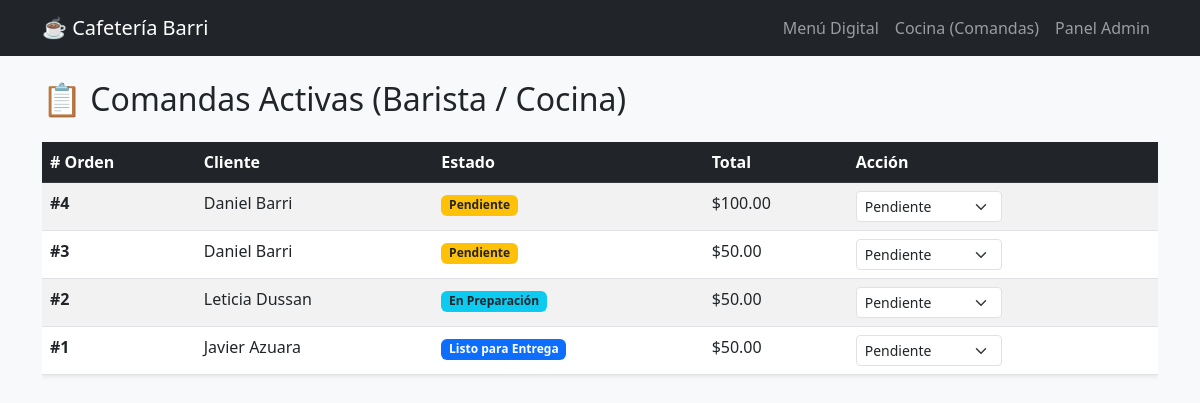
The page /cocina/ (signed in) on the database its author committed.
### pedidos/models.py (models this page shows, shortened)
class Pedido(models.Model):
    ESTADOS = [
        ('PENDIENTE', 'Pendiente'),
        ('EN_PREPARACION', 'En Preparación'),
        ('LISTO', 'Listo para Entrega'),
        ('ENTREGADO', 'Entregado'),
    ]
    cliente_nombre = models.CharField(max_length=100)
    producto = models.ForeignKey(Producto, on_delete=models.CASCADE, related_name='pedidos', null=True, blank=True)
    fecha = models.DateTimeField(auto_now_add=True)
    estado = models.CharField(max_length=15, choices=ESTADOS, default='PENDIENTE')
    total = models.DecimalField(max_digits=8, decimal_places=2, default=0.00)

### pedidos/views.py (the view)
# urls.py: path('cocina/', views.cocina_view, name='cocina'),
@login_required
@user_passes_test(es_cocina, login_url='/admin/login/')
def cocina_view(request):
    pedidos = PedidoDAO.obtener_todos()
    return render(request, 'mainvista/cocina.html', {'pedidos': pedidos})

### pedidos/dao/cafeteria_dao.py (called while the page is built)
    @staticmethod
    def obtener_todos() -> List[Pedido]:
        return Pedido.objects.all().order_by('-fecha')

### pedidos/views.py (called while the page is built)
def es_cocina(user):
    return user.is_authenticated and (user.groups.filter(name='Cocina').exists() or user.is_superuser)

### pedidos/templates/mainvista/cocina.html (shortened to what this page needs)
{% extends 'mainvista/base.html' %} {% block content %}
<h2 class="mb-4">📋 Comandas Activas (Barista / Cocina)</h2>
<div class="table-responsive">
    <table class="table table-striped table-hover bg-white shadow-sm">
        <thead class="table-dark">
            <tr>
                <th># Orden</th>
                <th>Cliente</th>
                <th>Estado</th>
                <th>Total</th>
                <th>Acción</th>
            </tr>
        </thead>
        <tbody>
            {% for pedido in pedidos %}
            <tr>
                <td><strong>#{{ pedido.id }}</strong></td>
                <td>{{ pedido.cliente_nombre }}</td>
                <td>
                    <span
                        class="badge {% if pedido.estado == 'PENDIENTE' %}bg-warning text-dark {% elif pedido.estado == 'EN_PREPARACION' %}bg-info text-dark {% elif pedido.estado == 'LISTO' %}bg-primary {% else %}bg-success{% endif %}">
                        {{ pedido.get_estado_display }}
                    </span>
                </td>
                <td>${{ pedido.total }}</td>
                <td>
                    <form
                        action="{% url 'cambiar_estado' pedido.id %}"
                        method="POST"
                        class="d-inline">
                        <select
                            name="nuevo_estado"
                            onchange="this.form.submit()"
                            class="form-select form-select-sm d-inline-block w-auto">
                            <option
                                value="PENDIENTE"
                                {%
                                if
                                pedido.estado=""
                                ="PENDIENTE"
                                %}selected{%
                                endif
                                %}>
                                Pendiente
                            </option>
                        </select>
                    </form>
                </td>
            </tr>
            {% empty %}
            <tr>
                <td colspan="5" class="text-center">
                    No hay pedidos registrados.
                </td>
            </tr>
            {% endfor %}
        </tbody>
    </table>
</div>
{% endblock %}

### rows shown on the page
Pedido: id "4", cliente_nombre "Daniel Barri", estado "Pendiente", total "100.00"
Pedido: id "3", cliente_nombre "Daniel Barri", estado "Pendiente", total "50.00"
Pedido: id "2", cliente_nombre "Leticia Dussan", estado "En Preparación", total "50.00"
Pedido: id "1", cliente_nombre "Javier Azuara", estado "Listo para Entrega", total "50.00"
